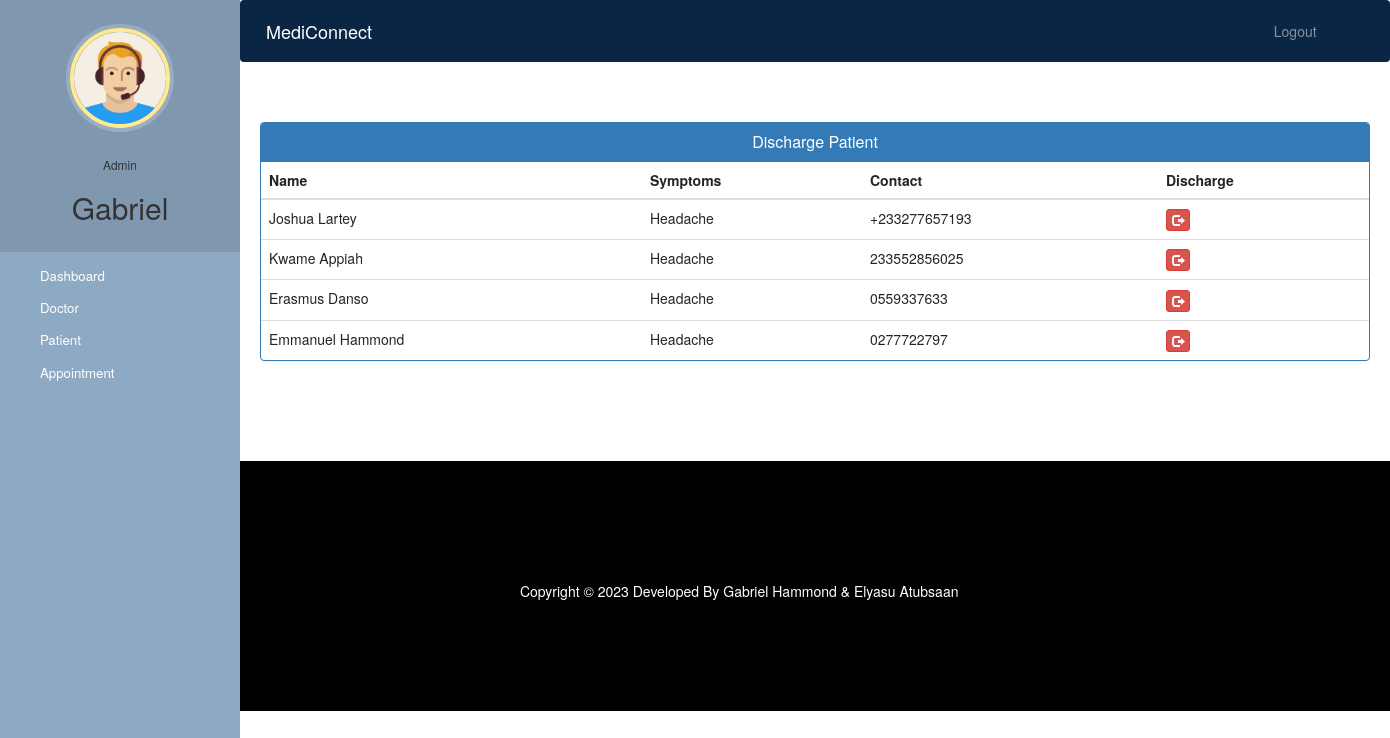
Screenshot of /admin-discharge-patient (signed in) with the database file from the repository.
### hospital/models.py (models this page shows, shortened)
class Patient(models.Model):
    user=models.OneToOneField(User,on_delete=models.CASCADE)
    profile_pic= models.ImageField(upload_to='profile_pic/PatientProfilePic/',null=True, blank=True)
    address = models.CharField(max_length=40)
    mobile = models.CharField(max_length=20,null=False)
    symptoms = models.CharField(max_length=100,null=False)
    assignedDoctorId = models.PositiveIntegerField(null=True)
    admitDate=models.DateField(auto_now=True)
    status=models.BooleanField(default=False)
    @property
    def get_name(self):
        return self.user.first_name+" "+self.user.last_name

### hospital/views.py (the view)
# urls.py: path('admin-discharge-patient', views.admin_discharge_patient_view,
@login_required(login_url='adminlogin')
@user_passes_test(is_admin)
def admin_discharge_patient_view(request):
    patients=models.Patient.objects.all().filter(status=True)
    return render(request,'hospital/admin_discharge_patient.html',{'patients':patients})

### hospital/views.py (called while the page is built)
def is_admin(user):
    return user.groups.filter(name='ADMIN').exists()

### templates/hospital/admin_discharge_patient.html (shortened to what this page needs)
{% extends 'hospital/admin_base.html' %}
{% block content %}
<head>
  <link href="//netdna.bootstrapcdn.com/bootstrap/3.0.0/css/bootstrap.min.css" rel="stylesheet" id="bootstrap-css">
</head>
<div class="container">
  <div class="panel panel-primary">
    <div class="panel-heading">
      <h6 class="panel-title">Discharge Patient</h6>
    </div>
    <table class="table table-hover" id="dev-table">
      <thead>
        <tr>
          <th>Name</th>
          <th>Symptoms</th>
          <th>Contact</th>
          <th>Discharge</th>
        </tr>
      </thead>
      {% for p in patients %}
      <tr>
        <td> {{p.get_name}}</td>
        <td>{{p.symptoms}}</td>
        <td>{{p.mobile}}</td>
        <td><a class="btn btn-danger btn-xs" href="{% url 'discharge-patient' p.id  %}"><span class="glyphicon glyphicon-log-out"></span></a></td>
      </tr>
      {% endfor %}
    </table>
  </div>
</div>
{% endblock content %}

### templates/hospital/admin_base.html (shortened to what this page needs)
<!DOCTYPE html>
{% load static %}
<html lang="en">
  <head>
    <link
      rel="stylesheet"
      href="https://stackpath.bootstrapcdn.com/bootstrap/4.3.1/css/bootstrap.min.css"
    />
    <link
      rel="stylesheet"
      href="https://maxcdn.bootstrapcdn.com/font-awesome/4.7.0/css/font-awesome.min.css"
    />
    <link rel="stylesheet" href="{% static '/style.css' %}" />
  </head>
  <body>
    <nav class="menu" tabindex="0">
      <header class="avatar">
        <img src="{% static "images/adminpropic.png" %}" />
        <br /><br />
        <h6>Admin</h6>
        <h2>{{request.user.first_name}}</h2>
      </header>
      <ul>
        <li tabindex="0" class="icon-dashboard">
          <a style="color: white; text-decoration: none" href="/admin-dashboard"
            ><span>Dashboard</span></a
          >
        </li>
        <li tabindex="0" class="icon-customers">
          <a style="color: white; text-decoration: none" href="/admin-doctor"
            ><span>Doctor</span></a
          >
        </li>
        <li tabindex="0" class="icon-users">
          <a style="color: white; text-decoration: none" href="/admin-patient"
            ><span>Patient</span></a
          >
        </li>
        <li tabindex="0" class="icon-calendar">
          <a
            style="color: white; text-decoration: none"
            href="/admin-appointment"
            ><span>Appointment</span></a
          >
        </li>
      </ul>
    </nav>
    <main>
      <div class="bs-example">
        <nav
          class="navbar navbar-expand-md navbar-dark fixed-top"
          style="background: #0b2545"
        >
          <a href="/admin-dashboard" class="navbar-brand">MediConnect</a>
          <div
            class="collapse navbar-collapse justify-content-between"
            id="navbarCollapse"
          >
            <div class="navbar-nav" style="margin-left: 90%">
              <a href="/logout" class="nav-item nav-link">Logout</a>
            </div>
          </div>
        </nav>
      </div>
      <br /><br />
      {% block content %} {% endblock content %}
      <br /><br /><br /><br />
      <footer>
        <br />
        <div class="container">
          <div class="row">
            <div class="col-md-10 col-sm-10">
              <div style="color: #ffffff" class="wow fadeInUp footer-copyright">
                <p>
                  Copyright &copy; 2023 Developed By Gabriel Hammond & Elyasu
                  Atubsaan
                </p>
              </div>
            </div>
          </div>
        </div>
      </footer>
    </main>
  </body>
</html>

### static/style.css (style rules this page uses)
body { padding-left: 240px; }
main { position: relative; height: 100vh; }
.menu { background: #5bc995; height: 100vh; width: 240px; position: fixed; top: 0px; left: 0; z-index: 5; outline: none; }
.menu .avatar { background: rgba(0, 0, 0, 0.1); padding: 2em 0.5em; text-align: center; }
.menu .avatar img { width: 100px; border-radius: 50%; overflow: hidden; border: 4px solid #ffea92; box-shadow: 0 0 0 4px rgba(255, 255, 255, 0.2); }
.menu .avatar h2 { font-weight: normal; margin-bottom: 0; }
.menu ul { list-style: none; padding: 0.5em 0; margin: 0; }
.menu ul li { padding: 0.5em 1em 0.5em 3em; font-size: 0.95em; font-weight: regular; background-repeat: no-repeat; background-position: left 15px center; background-size: auto 20px; transition: all 0.15s linear; cursor: pointer; }
.menu ul li.icon-dashboard { background-image: url("http://www.entypo.com/images//gauge.svg"); }
.menu ul li.icon-customers { background-image: url("http://www.entypo.com/images//briefcase.svg"); }
.menu ul li.icon-users { background-image: url("http://www.entypo.com/images//users.svg"); }
.menu ul li.icon-calendar { background-image: url("http://www.entypo.com/images//calendar.svg"); }

### templates/hospital/admin_base.html (style rules this page uses)
a:link { text-decoration: none; }
a { color: white; }
footer { padding: 0px 0px 0px 0px; background-color: black; margin: 0px; }
p { text-align: center; }
body { padding-left: 240px; }
main { position: relative; height: 100vh; }
.menu { background: #8da9c4; height: 100vh; width: 240px; position: fixed; top: 0px; left: 0; z-index: 5; outline: none; }
.menu .avatar { background: rgba(0, 0, 0, 0.1); padding: 2em 0.5em; text-align: center; }
.menu .avatar img { width: 100px; border-radius: 50%; overflow: hidden; border: 4px solid #ffea92; box-shadow: 0 0 0 4px rgba(255, 255, 255, 0.2); }
.menu .avatar h2 { font-weight: normal; margin-bottom: 0; }
.menu ul { list-style: none; padding: 0.5em 0; margin: 0; }
.menu ul li { padding: 0.5em 1em 0.5em 3em; font-size: 0.95em; font-weight: regular; background-repeat: no-repeat; background-position: left 15px center; background-size: auto 20px; transition: all 0.15s linear; cursor: pointer; }
.menu ul li.icon-dashboard { background-image: url("http://www.entypo.com/images//gauge.svg"); }
.menu ul li.icon-customers { background-image: url("http://www.entypo.com/images//briefcase.svg"); }
.menu ul li.icon-users { background-image: url("http://www.entypo.com/images//users.svg"); }
.menu ul li.icon-calendar { background-image: url("http://www.entypo.com/images//calendar.svg"); }

### templates/hospital/admin_discharge_patient.html (style rules this page uses)
a:link { text-decoration: none; }
h6 { text-align: center; }
.row { margin: 100px; }

### rows the page displays
Patient: get_name "Joshua Lartey", symptoms "Headache", mobile "+233277657193"
Patient: get_name "Kwame Appiah", symptoms "Headache", mobile "233552856025"
Patient: get_name "Erasmus Danso", symptoms "Headache", mobile "0559337633"
Patient: get_name "Emmanuel Hammond", symptoms "Headache", mobile "0277722797"

### other values shown
{{ request.user.first_name }} "Gabriel"
